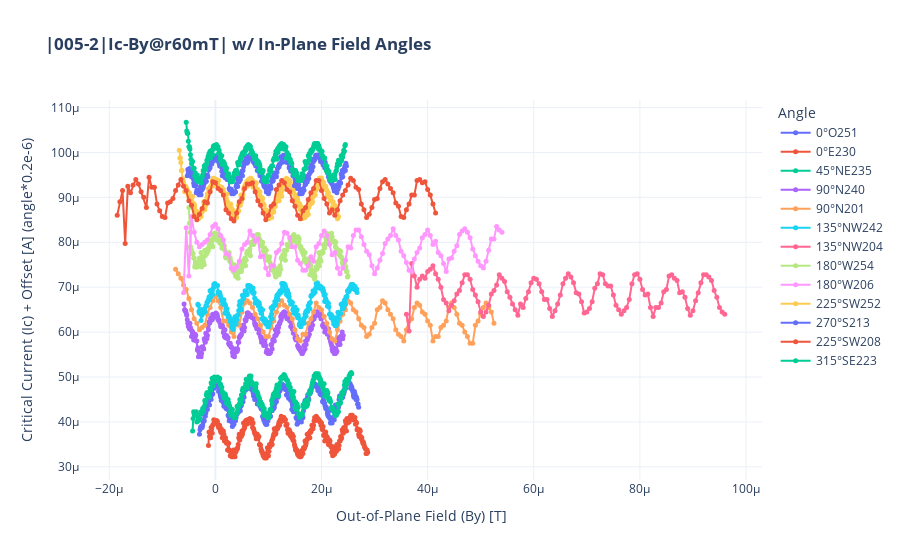

Here is the notebook cell this chart was saved with:
### Code cell
import pandas as pd
import plotly.graph_objects as go
from IPython.display import clear_output

# Assume plot_heatmaps is defined elsewhere and works as expected
# from your_module import plot_heatmaps # Example of how you might import it

# --- Helper Function Definition ---
def process_and_plot_data(dataid, angle, angle_label, fig, IcMax_df, ByOffset, ByRange, f_factor):
    """
    Processes data for a given angle and dataid, updates the IcMax_df,
    and adds a trace to the figure.

    Args:
        dataid (int): The ID of the dataset.
        angle (int or float): The angle in degrees.
        angle_label (str): A short label for the angle (e.g., "NE", "E").
        fig (go.Figure): The Plotly figure object to add traces to.
        IcMax_df (pd.DataFrame): DataFrame to store maximum Ic values.
        ByRange (float): The range to filter 'param_value'.
        f_factor (float): The factor 'f' used in Ic_offset calculation.

    Returns:
        tuple: Updated (fig, IcMax_df)
    """
    print(f"Processing dataid: {dataid}, angle: {angle}° ({angle_label})")
    Ic_offset = angle * 1e-6 * f_factor
    
    # Simulate plot_heatmaps if it's not available in this environment
    # In your actual code, you would call your plot_heatmaps function:
    # fig1, fig2, fig3, Ic_df = plot_heatmaps(dataid)
    
    # --- Placeholder for plot_heatmaps and Ic_df generation ---
    # Replace this with your actual plot_heatmaps call and Ic_df structure
    # For demonstration, creating a dummy Ic_df
    if 'plot_heatmaps' not in globals():
        print(f"Warning: 'plot_heatmaps' function not found. Using dummy data for dataid {dataid}.")
        _data_points = 10
        _param_values = [(i - _data_points/2) * ByRange / (_data_points/2) for i in range(_data_points)] # Symetric around 0
        _ic_values = [abs(5e-6 - abs(pv)*1e-3 + (angle/90)*1e-7) for pv in _param_values] # Dummy Ic values
        Ic_df = pd.DataFrame({
            "param_value": _param_values,
            "Ic": _ic_values
        })
    else:
        # This is where your actual data loading happens
        fig1, fig2, fig3, Ic_df = plot_heatmaps(dataid) 
    # --- End of Placeholder ---

    # Filter out the Ic_df
    Ic_df_filtered = Ic_df[(Ic_df["param_value"] < ByRange) & (Ic_df["param_value"] > -ByRange)].copy() # Use .copy() to avoid SettingWithCopyWarning

    if Ic_df_filtered.empty:
        print(f"Warning: Ic_df_filtered is empty for dataid {dataid} after filtering with ByRange {ByRange}. Skipping this data point for IcMax and plot trace.")
        return fig, IcMax_df

    # Find the param_value where Ic is maximal
    # Ensure 'Ic' column exists and is numeric
    if 'Ic' not in Ic_df_filtered.columns or not pd.api.types.is_numeric_dtype(Ic_df_filtered['Ic']):
        print(f"Error: 'Ic' column is missing or not numeric in Ic_df_filtered for dataid {dataid}.")
        return fig, IcMax_df
        
    By = Ic_df_filtered.loc[Ic_df_filtered["Ic"].idxmax(), "param_value"]
    Ic_max_value = Ic_df_filtered["Ic"].max()
    
    new_row_data = [{"angle": angle, "IcMax": Ic_max_value, "By": By, "dataid": dataid}]
    new_row_df = pd.DataFrame(new_row_data)
    IcMax_df = pd.concat([IcMax_df, new_row_df], ignore_index=True)
    
    # Add trace to the main figure
    fig.add_trace(go.Scatter(
        x=Ic_df_filtered["param_value"]+ByOffset,  # Out-off-plane field y_field values, unit: T
        y=Ic_df_filtered["Ic"] + Ic_offset,  # Critical current Ic values, unit: A
        mode='lines+markers',
        name=f'{angle}°{angle_label}{dataid}',
        marker=dict(size=5),
        line=dict(width=2)
    ))
    
    clear_output(wait=True) # Clears the output of the cell, useful in notebooks
    return fig, IcMax_df

# --- Main Script ---
f = 0.2
ByRange = 10e-3
IcMax_df = pd.DataFrame(columns=["angle", "IcMax", "By", "dataid"])
fig = go.Figure()

# Define data points as a list of dictionaries for easier iteration
data_points = [
    {"dataid": 251, "angle": 0, "label": "O", "ByOffset": 0e-3+12e-6},
    {"dataid": 230, "angle": 0, "label": "E", "ByOffset": 2.5e-3+13.7e-6},
    {"dataid": 235, "angle": 45, "label": "NE", "ByOffset": 2e-3+10e-6+700e-9},
    {"dataid": 240, "angle": 90, "label": "N", "ByOffset": 0.3e-3+9.1e-6},
    {"dataid": 201, "angle": 90, "label": "N", "ByOffset": 0.e-3+22.5e-6},
    {"dataid": 242, "angle": 135, "label": "NW", "ByOffset": -1e-3+11.7e-6},
    {"dataid": 204, "angle": 135, "label": "NW", "ByOffset": -1e-3+66e-6},
    {"dataid": 254, "angle": 180, "label": "W", "ByOffset": -1.75e-3+10e-6},
    {"dataid": 206, "angle": 180, "label": "W", "ByOffset": -1.75e-3+274e-6},
    {"dataid": 252, "angle": 225, "label": "SW", "ByOffset": -1.25e-3+8.2e-6},
    {"dataid": 213, "angle": 270, "label": "S", "ByOffset": 0.1e-3+9.7e-6},
    {"dataid": 208, "angle": 225, "label": "SW", "ByOffset": -1.25e-3+261.5e-6},
    {"dataid": 223, "angle": 315, "label": "SE", "ByOffset": 1.75e-3+9.5e-6},
]

# Loop through the data points and process them
for point in data_points:
    fig, IcMax_df = process_and_plot_data(
        dataid=point["dataid"],
        angle=point["angle"],
        angle_label=point["label"],
        fig=fig,
        IcMax_df=IcMax_df,
        ByOffset=point["ByOffset"],
        ByRange=ByRange,
        f_factor=f
    )

# Add IcMax_df trace to fig
# if not IcMax_df.empty:
    # fig.add_trace(go.Scatter(
    #     x=IcMax_df["By"],  # By values where Ic is maximal
    #     y=IcMax_df["IcMax"] + IcMax_df["angle"] * 1e-6 * f,  # Max Critical current Ic values, unit: A
    #     mode='lines+markers',
    #     name='IcMax',
    #     marker=dict(size=8, symbol='star'), # Made marker different for clarity
    #     line=dict(width=2, dash='dash') # Differentiated line style
    # ))
# else:
print("IcMax_df is empty. Skipping the IcMax trend plot.")

# --- Figure Layout and Display ---
fig.update_layout(
    title="<b>|005-2|Ic-By@r60mT| w/ In-Plane Field Angles",
    xaxis_title="Out-of-Plane Field (By) [T]",
    yaxis_title=f"Critical Current (Ic) + Offset [A] (angle*{f}e-6)",
    legend_title="Angle",
    hovermode="x unified",
    template="plotly_white",
    # width=1600,
    # height=1000,

)
fig.show()

print("\nFinal IcMax DataFrame:")
print(IcMax_df)

### Figure 1 — Plotly figure (JSON) as saved in the notebook; plotly's stock layout.template omitted (floating-point values rounded to 4 significant figures; data arrays with more than 128 entries replaced by an {"elided": "..."} marker saying what was removed)
{"data": [{"line": {"width": 2}, "marker": {"size": 5}, "mode": "lines+markers", "name": "0°O251", "type": "scatter", "x": {"elided": "301 float values"}, "y": {"elided": "301 float values"}}, {"line": {"width": 2}, "marker": {"size": 5}, "mode": "lines+markers", "name": "0°E230", "type": "scatter", "x": {"elided": "301 float values"}, "y": {"elided": "301 float values"}}, {"line": {"width": 2}, "marker": {"size": 5}, "mode": "lines+markers", "name": "45°NE235", "type": "scatter", "x": {"elided": "301 float values"}, "y": {"elided": "301 float values"}}, {"line": {"width": 2}, "marker": {"size": 5}, "mode": "lines+markers", "name": "90°N240", "type": "scatter", "x": {"elided": "301 float values"}, "y": {"elided": "301 float values"}}, {"line": {"width": 2}, "marker": {"size": 5}, "mode": "lines+markers", "name": "90°N201", "type": "scatter", "x": [-7.5e-06, -7e-06, -6.5e-06, -6e-06, -5.5e-06, -5e-06, -4.5e-06, -4e-06, -3.5e-06, -3e-06, -2.5e-06, -2e-06, -1.5e-06, -1e-06, -5e-07, 0.0, 5e-07, 1e-06, 1.5e-06, 2e-06, 2.5e-06, 3e-06, 3.5e-06, 4e-06, 4.5e-06, 5e-06, 5.5e-06, 6e-06, 6.5e-06, 7e-06, 7.5e-06, 8e-06, 8.5e-06, 9e-06, 9.5e-06, 1e-05, 1.05e-05, 1.1e-05, 1.15e-05, 1.2e-05, 1.25e-05, 1.3e-05, 1.35e-05, 1.4e-05, 1.45e-05, 1.5e-05, 1.55e-05, 1.6e-05, 1.65e-05, 1.7e-05, 1.75e-05, 1.8e-05, 1.85e-05, 1.9e-05, 1.95e-05, 2e-05, 2.05e-05, 2.1e-05, 2.15e-05, 2.2e-05, 2.25e-05, 2.3e-05, 2.35e-05, 2.4e-05, 2.45e-05, 2.5e-05, 2.55e-05, 2.6e-05, 2.65e-05, 2.7e-05, 2.75e-05, 2.8e-05, 2.85e-05, 2.9e-05, 2.95e-05, 3e-05, 3.05e-05, 3.1e-05, 3.15e-05, 3.2e-05, 3.25e-05, 3.3e-05, 3.35e-05, 3.4e-05, 3.45e-05, 3.5e-05, 3.55e-05, 3.6e-05, 3.65e-05, 3.7e-05, 3.75e-05, 3.8e-05, 3.85e-05, 3.9e-05, 3.95e-05, 4e-05, 4.05e-05, 4.1e-05, 4.15e-05, 4.2e-05, 4.25e-05, 4.3e-05, 4.35e-05, 4.4e-05, 4.45e-05, 4.5e-05, 4.55e-05, 4.6e-05, 4.65e-05, 4.7e-05, 4.75e-05, 4.8e-05, 4.85e-05, 4.9e-05, 4.95e-05, 5e-05, 5.05e-05, 5.1e-05, 5.15e-05, 5.2e-05, 5.25e-05], "y": [7.4e-05, 7.3e-05, 7.2e-05, 7.05e-05, 6.95e-05, 6.75e-05, 6.5e-05, 6.3e-05, 6.2e-05, 6.05e-05, 6.1e-05, 6.15e-05, 6.4e-05, 6.55e-05, 6.7e-05, 6.8e-05, 6.7e-05, 6.55e-05, 6.25e-05, 6.25e-05, 6.15e-05, 6e-05, 5.9e-05, 6.25e-05, 6.15e-05, 6.45e-05, 6.65e-05, 6.7e-05, 6.65e-05, 6.55e-05, 6.4e-05, 6.3e-05, 6.15e-05, 6e-05, 5.9e-05, 5.9e-05, 6.1e-05, 6.25e-05, 6.45e-05, 6.6e-05, 6.7e-05, 6.6e-05, 6.55e-05, 6.4e-05, 6.3e-05, 6.05e-05, 5.85e-05, 5.8e-05, 5.95e-05, 5.95e-05, 6.2e-05, 6.3e-05, 6.45e-05, 6.65e-05, 6.55e-05, 6.5e-05, 6.35e-05, 6.2e-05, 6e-05, 5.85e-05, 5.8e-05, 6.05e-05, 6.25e-05, 6.4e-05, 6.5e-05, 6.7e-05, 6.65e-05, 6.5e-05, 6.45e-05, 6.3e-05, 6.15e-05, 6.1e-05, 5.9e-05, 5.95e-05, 6.1e-05, 6.2e-05, 6.5e-05, 6.55e-05, 6.7e-05, 6.65e-05, 6.5e-05, 6.4e-05, 6.3e-05, 6.05e-05, 5.95e-05, 5.9e-05, 5.8e-05, 6.05e-05, 6.25e-05, 6.3e-05, 6.55e-05, 6.65e-05, 6.6e-05, 6.45e-05, 6.4e-05, 6.25e-05, 6.15e-05, 5.8e-05, 5.9e-05, 5.9e-05, 6.1e-05, 6.15e-05, 6.25e-05, 6.55e-05, 6.65e-05, 6.55e-05, 6.4e-05, 6.2e-05, 6.15e-05, 6e-05, 5.9e-05, 5.75e-05, 5.75e-05, 6.15e-05, 6.25e-05, 6.4e-05, 6.55e-05, 6.65e-05, 6.55e-05, 6.45e-05, 6.2e-05]}, {"line": {"width": 2}, "marker": {"size": 5}, "mode": "lines+markers", "name": "135°NW242", "type": "scatter", "x": {"elided": "301 float values"}, "y": {"elided": "301 float values"}}, {"line": {"width": 2}, "marker": {"size": 5}, "mode": "lines+markers", "name": "135°NW204", "type": "scatter", "x": [3.6e-05, 3.65e-05, 3.7e-05, 3.75e-05, 3.8e-05, 3.85e-05, 3.9e-05, 3.95e-05, 4e-05, 4.05e-05, 4.1e-05, 4.15e-05, 4.2e-05, 4.25e-05, 4.3e-05, 4.35e-05, 4.4e-05, 4.45e-05, 4.5e-05, 4.55e-05, 4.6e-05, 4.65e-05, 4.7e-05, 4.75e-05, 4.8e-05, 4.85e-05, 4.9e-05, 4.95e-05, 5e-05, 5.05e-05, 5.1e-05, 5.15e-05, 5.2e-05, 5.25e-05, 5.3e-05, 5.35e-05, 5.4e-05, 5.45e-05, 5.5e-05, 5.55e-05, 5.6e-05, 5.65e-05, 5.7e-05, 5.75e-05, 5.8e-05, 5.85e-05, 5.9e-05, 5.95e-05, 6e-05, 6.05e-05, 6.1e-05, 6.15e-05, 6.2e-05, 6.25e-05, 6.3e-05, 6.35e-05, 6.4e-05, 6.45e-05, 6.5e-05, 6.55e-05, 6.6e-05, 6.65e-05, 6.7e-05, 6.75e-05, 6.8e-05, 6.85e-05, 6.9e-05, 6.95e-05, 7e-05, 7.05e-05, 7.1e-05, 7.15e-05, 7.2e-05, 7.25e-05, 7.3e-05, 7.35e-05, 7.4e-05, 7.45e-05, 7.5e-05, 7.55e-05, 7.6e-05, 7.65e-05, 7.7e-05, 7.75e-05, 7.8e-05, 7.85e-05, 7.9e-05, 7.95e-05, 8e-05, 8.05e-05, 8.1e-05, 8.15e-05, 8.2e-05, 8.25e-05, 8.3e-05, 8.35e-05, 8.4e-05, 8.45e-05, 8.5e-05, 8.55e-05, 8.6e-05, 8.65e-05, 8.7e-05, 8.75e-05, 8.8e-05, 8.85e-05, 8.9e-05, 8.95e-05, 9e-05, 9.05e-05, 9.1e-05, 9.15e-05, 9.2e-05, 9.25e-05, 9.3e-05, 9.35e-05, 9.4e-05, 9.45e-05, 9.5e-05, 9.55e-05, 9.6e-05], "y": [6.4e-05, 6.025e-05, 7.525e-05, 7.25e-05, 7e-05, 7.175e-05, 7.25e-05, 7.2e-05, 7.35e-05, 7.4e-05, 7.475e-05, 7.3e-05, 7.175e-05, 7e-05, 6.725e-05, 6.65e-05, 6.475e-05, 6.6e-05, 6.7e-05, 6.85e-05, 6.925e-05, 7.1e-05, 7.275e-05, 7.275e-05, 7.175e-05, 6.95e-05, 6.825e-05, 6.675e-05, 6.45e-05, 6.35e-05, 6.45e-05, 6.6e-05, 6.85e-05, 6.925e-05, 7.05e-05, 7.275e-05, 7.2e-05, 7.125e-05, 6.9e-05, 6.775e-05, 6.625e-05, 6.5e-05, 6.375e-05, 6.625e-05, 6.55e-05, 6.75e-05, 6.9e-05, 7.1e-05, 7.2e-05, 7.175e-05, 7.075e-05, 6.9e-05, 6.725e-05, 6.725e-05, 6.525e-05, 6.35e-05, 6.475e-05, 6.625e-05, 6.825e-05, 7.075e-05, 7.2e-05, 7.3e-05, 7.225e-05, 7.1e-05, 6.875e-05, 6.85e-05, 6.675e-05, 6.425e-05, 6.45e-05, 6.525e-05, 6.675e-05, 6.975e-05, 7.075e-05, 7.3e-05, 7.275e-05, 7.075e-05, 7.025e-05, 7.025e-05, 6.825e-05, 6.6e-05, 6.5e-05, 6.4e-05, 6.475e-05, 6.55e-05, 6.725e-05, 7.075e-05, 7.275e-05, 7.3e-05, 7.175e-05, 6.95e-05, 6.825e-05, 6.85e-05, 6.55e-05, 6.35e-05, 6.55e-05, 6.55e-05, 6.65e-05, 6.9e-05, 6.95e-05, 7.25e-05, 7.275e-05, 7.2e-05, 7.15e-05, 6.875e-05, 6.9e-05, 6.775e-05, 6.525e-05, 6.375e-05, 6.475e-05, 6.7e-05, 6.875e-05, 7.1e-05, 7.275e-05, 7.275e-05, 7.225e-05, 7.15e-05, 6.925e-05, 6.775e-05, 6.55e-05, 6.45e-05, 6.4e-05]}, {"line": {"width": 2}, "marker": {"size": 5}, "mode": "lines+markers", "name": "180°W254", "type": "scatter", "x": {"elided": "301 float values"}, "y": {"elided": "301 float values"}}, {"line": {"width": 2}, "marker": {"size": 5}, "mode": "lines+markers", "name": "180°W206", "type": "scatter", "x": [-6e-06, -5.5e-06, -5e-06, -4.5e-06, -4e-06, -3.5e-06, -3e-06, -2.5e-06, -2e-06, -1.5e-06, -1e-06, -5e-07, 0.0, 5e-07, 1e-06, 1.5e-06, 2e-06, 2.5e-06, 3e-06, 3.5e-06, 4e-06, 4.5e-06, 5e-06, 5.5e-06, 6e-06, 6.5e-06, 7e-06, 7.5e-06, 8e-06, 8.5e-06, 9e-06, 9.5e-06, 1e-05, 1.05e-05, 1.1e-05, 1.15e-05, 1.2e-05, 1.25e-05, 1.3e-05, 1.35e-05, 1.4e-05, 1.45e-05, 1.5e-05, 1.55e-05, 1.6e-05, 1.65e-05, 1.7e-05, 1.75e-05, 1.8e-05, 1.85e-05, 1.9e-05, 1.95e-05, 2e-05, 2.05e-05, 2.1e-05, 2.15e-05, 2.2e-05, 2.25e-05, 2.3e-05, 2.35e-05, 2.4e-05, 2.45e-05, 2.5e-05, 2.55e-05, 2.6e-05, 2.65e-05, 2.7e-05, 2.75e-05, 2.8e-05, 2.85e-05, 2.9e-05, 2.95e-05, 3e-05, 3.05e-05, 3.1e-05, 3.15e-05, 3.2e-05, 3.25e-05, 3.3e-05, 3.35e-05, 3.4e-05, 3.45e-05, 3.5e-05, 3.55e-05, 3.6e-05, 3.65e-05, 3.7e-05, 3.75e-05, 3.8e-05, 3.85e-05, 3.9e-05, 3.95e-05, 4e-05, 4.05e-05, 4.1e-05, 4.15e-05, 4.2e-05, 4.25e-05, 4.3e-05, 4.35e-05, 4.4e-05, 4.45e-05, 4.5e-05, 4.55e-05, 4.6e-05, 4.65e-05, 4.7e-05, 4.75e-05, 4.8e-05, 4.85e-05, 4.9e-05, 4.95e-05, 5e-05, 5.05e-05, 5.1e-05, 5.15e-05, 5.2e-05, 5.25e-05, 5.3e-05, 5.35e-05, 5.4e-05], "y": [6.875e-05, 8.325e-05, 7.25e-05, 8.575e-05, 8.225e-05, 8e-05, 7.9e-05, 7.95e-05, 8e-05, 8.05e-05, 8.175e-05, 8.35e-05, 8.4e-05, 8.3e-05, 8.15e-05, 8.05e-05, 7.75e-05, 7.725e-05, 7.425e-05, 7.375e-05, 7.45e-05, 7.575e-05, 7.85e-05, 7.95e-05, 8e-05, 8.25e-05, 8.15e-05, 8.025e-05, 8.075e-05, 7.675e-05, 7.7e-05, 7.425e-05, 7.275e-05, 7.475e-05, 7.475e-05, 7.775e-05, 7.825e-05, 7.975e-05, 8.225e-05, 8.2e-05, 8.1e-05, 7.9e-05, 7.9e-05, 7.6e-05, 7.525e-05, 7.375e-05, 7.375e-05, 7.475e-05, 7.675e-05, 7.575e-05, 7.9e-05, 7.975e-05, 8.15e-05, 8.25e-05, 8.15e-05, 7.95e-05, 7.725e-05, 7.775e-05, 7.425e-05, 7.3e-05, 7.425e-05, 7.6e-05, 7.9e-05, 7.875e-05, 8.15e-05, 8.275e-05, 8.275e-05, 8.125e-05, 7.95e-05, 7.8e-05, 7.725e-05, 7.475e-05, 7.3e-05, 7.425e-05, 7.6e-05, 7.75e-05, 7.975e-05, 8.075e-05, 8.15e-05, 8.3e-05, 8.15e-05, 8.05e-05, 7.8e-05, 7.7e-05, 7.55e-05, 7.375e-05, 7.35e-05, 7.625e-05, 7.775e-05, 7.875e-05, 8.1e-05, 8.175e-05, 8.275e-05, 8.15e-05, 7.95e-05, 8.025e-05, 7.775e-05, 7.7e-05, 7.525e-05, 7.35e-05, 7.625e-05, 7.65e-05, 7.8e-05, 7.925e-05, 8.175e-05, 8.25e-05, 8.3e-05, 8.225e-05, 8.1e-05, 7.85e-05, 7.7e-05, 7.575e-05, 7.475e-05, 7.425e-05, 7.575e-05, 7.825e-05, 8.075e-05, 8.075e-05, 8.35e-05, 8.275e-05, 8.225e-05]}, {"line": {"width": 2}, "marker": {"size": 5}, "mode": "lines+markers", "name": "225°SW252", "type": "scatter", "x": {"elided": "301 float values"}, "y": {"elided": "301 float values"}}, {"line": {"width": 2}, "marker": {"size": 5}, "mode": "lines+markers", "name": "270°S213", "type": "scatter", "x": {"elided": "301 float values"}, "y": {"elided": "301 float values"}}, {"line": {"width": 2}, "marker": {"size": 5}, "mode": "lines+markers", "name": "225°SW208", "type": "scatter", "x": [-1.85e-05, -1.8e-05, -1.75e-05, -1.7e-05, -1.65e-05, -1.6e-05, -1.55e-05, -1.5e-05, -1.45e-05, -1.4e-05, -1.35e-05, -1.3e-05, -1.25e-05, -1.2e-05, -1.15e-05, -1.1e-05, -1.05e-05, -1e-05, -9.5e-06, -9e-06, -8.5e-06, -8e-06, -7.5e-06, -7e-06, -6.5e-06, -6e-06, -5.5e-06, -5e-06, -4.5e-06, -4e-06, -3.5e-06, -3e-06, -2.5e-06, -2e-06, -1.5e-06, -1e-06, -5e-07, 0.0, 5e-07, 1e-06, 1.5e-06, 2e-06, 2.5e-06, 3e-06, 3.5e-06, 4e-06, 4.5e-06, 5e-06, 5.5e-06, 6e-06, 6.5e-06, 7e-06, 7.5e-06, 8e-06, 8.5e-06, 9e-06, 9.5e-06, 1e-05, 1.05e-05, 1.1e-05, 1.15e-05, 1.2e-05, 1.25e-05, 1.3e-05, 1.35e-05, 1.4e-05, 1.45e-05, 1.5e-05, 1.55e-05, 1.6e-05, 1.65e-05, 1.7e-05, 1.75e-05, 1.8e-05, 1.85e-05, 1.9e-05, 1.95e-05, 2e-05, 2.05e-05, 2.1e-05, 2.15e-05, 2.2e-05, 2.25e-05, 2.3e-05, 2.35e-05, 2.4e-05, 2.45e-05, 2.5e-05, 2.55e-05, 2.6e-05, 2.65e-05, 2.7e-05, 2.75e-05, 2.8e-05, 2.85e-05, 2.9e-05, 2.95e-05, 3e-05, 3.05e-05, 3.1e-05, 3.15e-05, 3.2e-05, 3.25e-05, 3.3e-05, 3.35e-05, 3.4e-05, 3.45e-05, 3.5e-05, 3.55e-05, 3.6e-05, 3.65e-05, 3.7e-05, 3.75e-05, 3.8e-05, 3.85e-05, 3.9e-05, 3.95e-05, 4e-05, 4.05e-05, 4.1e-05, 4.15e-05], "y": [8.6e-05, 8.9e-05, 9.15e-05, 7.975e-05, 9.25e-05, 9.1e-05, 9.275e-05, 9.4e-05, 9.3e-05, 9.125e-05, 9e-05, 8.775e-05, 9.45e-05, 9.225e-05, 9.225e-05, 8.85e-05, 8.7e-05, 8.575e-05, 8.55e-05, 8.875e-05, 8.9e-05, 8.975e-05, 9.15e-05, 9.275e-05, 9.4e-05, 9.25e-05, 9.15e-05, 8.925e-05, 8.825e-05, 8.575e-05, 8.5e-05, 8.625e-05, 8.75e-05, 8.9e-05, 8.875e-05, 9.125e-05, 9.35e-05, 9.325e-05, 9.2e-05, 9.15e-05, 9.05e-05, 8.725e-05, 8.65e-05, 8.525e-05, 8.475e-05, 8.65e-05, 8.9e-05, 8.975e-05, 9.2e-05, 9.3e-05, 9.3e-05, 9.325e-05, 9.125e-05, 8.925e-05, 8.825e-05, 8.65e-05, 8.5e-05, 8.6e-05, 8.8e-05, 8.85e-05, 9.175e-05, 9.275e-05, 9.375e-05, 9.325e-05, 9.175e-05, 9.125e-05, 8.925e-05, 8.8e-05, 8.6e-05, 8.525e-05, 8.7e-05, 8.775e-05, 8.95e-05, 9.1e-05, 9.2e-05, 9.375e-05, 9.375e-05, 9.15e-05, 8.975e-05, 8.85e-05, 8.65e-05, 8.725e-05, 8.6e-05, 8.725e-05, 8.925e-05, 9.05e-05, 9.15e-05, 9.275e-05, 9.425e-05, 9.375e-05, 9.225e-05, 9.175e-05, 8.85e-05, 8.725e-05, 8.55e-05, 8.625e-05, 8.775e-05, 8.95e-05, 8.975e-05, 9.2e-05, 9.35e-05, 9.4e-05, 9.3e-05, 9.2e-05, 9.1e-05, 8.875e-05, 8.8e-05, 8.575e-05, 8.55e-05, 8.725e-05, 8.85e-05, 9.05e-05, 9.05e-05, 9.375e-05, 9.4e-05, 9.325e-05, 9.35e-05, 9.175e-05, 9.05e-05, 8.85e-05, 8.65e-05]}, {"line": {"width": 2}, "marker": {"size": 5}, "mode": "lines+markers", "name": "315°SE223", "type": "scatter", "x": {"elided": "301 float values"}, "y": {"elided": "301 float values"}}], "layout": {"hovermode": "x unified", "legend": {"title": {"text": "Angle"}}, "title": {"text": "<b>|005-2|Ic-By@r60mT| w/ In-Plane Field Angles"}, "xaxis": {"title": {"text": "Out-of-Plane Field (By) [T]"}}, "yaxis": {"title": {"text": "Critical Current (Ic) + Offset [A] (angle*0.2e-6)"}}}}
